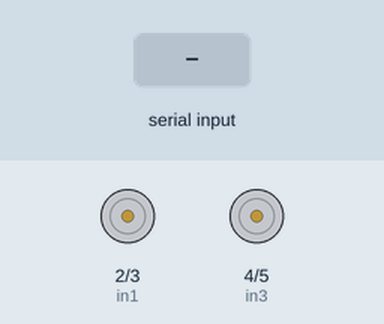
A sketch run on a simulated Arduino Uno, built with avr-gcc and run on an emulated ATmega328P. Parts: motor-driver pin pairs drawn as motors (green arrow = first pin HIGH = forward, orange = second pin HIGH = backward, longer = more drive, scaled by the enable pin). The inputs (shaded band) are chosen by the test bench. What the sketch prints to the serial monitor is not drawn.

Above: at 1.2 s.
1.3 s: "90,45\n" received over Serial
At 2.2 s:
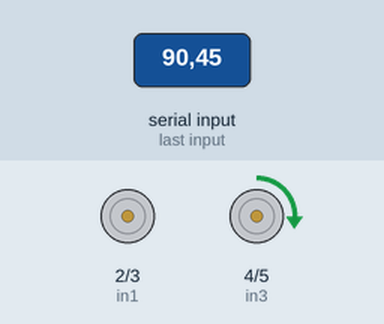
2.8 s: "5\n" received over Serial
At 3.2 s:
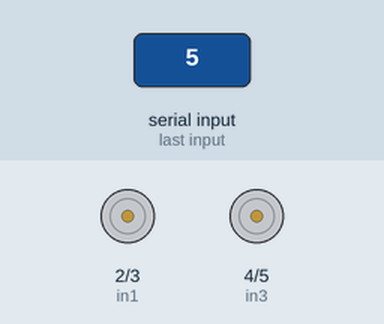
4.3 s: "200\n" received over Serial
5.8 s: "90\n" received over Serial
At 6.7 s:
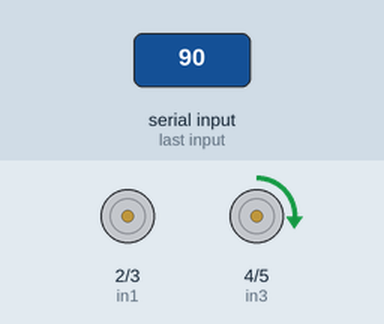
Timing chart, 0 to 8.3 s (numbered marks = the images above; inputs shaded):
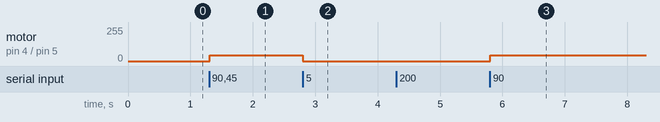

Measured:
- after the input at 1.3 s, motor on pin 4 (in3) / pin 5 (in4): stopped → forward 44/255 at once
- after the input at 2.8 s, motor on pin 4 (in3) / pin 5 (in4): forward 44/255 → stopped at once
- after the input at 5.8 s, motor on pin 4 (in3) / pin 5 (in4): stopped → forward 44/255 at once

The sketch:

read.ino
```cpp
#define enA 10
#define enB 11
#define in1 2
#define in2 3
#define in3 4
#define in4 5
#define trigr 13
#define echor 12
#define trigl A0
#define echol A1

int speed_1 = 0;
int speed_2 = 0;

int dir_1   = 1;
int dir_2   = 1;


void setup()
{
  pinMode(LED_BUILTIN, OUTPUT);
  digitalWrite(LED_BUILTIN, LOW);
  pinMode(in1,OUTPUT);
  pinMode(in2,OUTPUT);
  pinMode(in3,OUTPUT);
  pinMode(in4,OUTPUT);
  pinMode(enA,OUTPUT);
  pinMode(enB,OUTPUT);
  pinMode(trigr,OUTPUT);
  pinMode(trigl,OUTPUT);
  pinMode(echor,INPUT);
  pinMode(echol,INPUT);
  Serial.begin(9600);
}


void loop()
{
  if(Serial.available() > 0)
  {
    String str = Serial.readStringUntil('\n');
    int val = str.toInt();
    int data_1 = val / 100;
    int data_2 = val - ( data_1 * 100 );

    speed_1 = data_1 / 10;
    speed_2 = data_2 / 10;

    dir_1 = data_1 - ( speed_1 * 10 );
    dir_2 = data_2 - ( speed_2 * 10 );

    char a[1];
    a[0] = 'P' ;
    a[1] = '\0';
    Serial.print(a);
  }

  int pwmOutput1 = map(speed_1 * 20, 0, 1023, 0 , 255); // Map the potentiometer value from 0 to 255
  int pwmOutput2 = map(speed_2 * 20, 0, 1023, 0 , 255); // Map the potentiometer value from 0 to 255
  analogWrite(enA, pwmOutput1); // Send PWM signal to L298N Enable pin
  analogWrite(enB, pwmOutput2);


  digitalWrite(in1,  dir_1);
  digitalWrite(in2, !dir_1);
  digitalWrite(in4,  dir_2);
  digitalWrite(in3, !dir_2);


}
/*
#define enA 10
#define enB 11
#define in1 2
#define in2 3
#define in3 4
#define in4 5
#define trigr 13
#define echor 12
#define trigl A0
#define echol A1


void setup()
{
  pinMode(LED_BUILTIN, OUTPUT);
  digitalWrite(LED_BUILTIN, LOW);
  pinMode(in1,OUTPUT);
  pinMode(in2,OUTPUT);
  pinMode(in3,OUTPUT);
  pinMode(in4,OUTPUT);
  pinMode(enA,OUTPUT);
  pinMode(enB,OUTPUT);
  pinMode(trigr,OUTPUT);
  pinMode(trigl,OUTPUT);
  pinMode(echor,INPUT);
  pinMode(echol,INPUT);
  Serial.begin(9600);
  while(!Serial){}
}
////////////

int input = 0;

int data_1= 0;
int data_2= 0;

int potValue_1 = 0;
int potValue_2 = 0;


bool dir_1 = 0;
bool dir_2 = 0;


int pwmOutput1 = 0; // Map the potentiometer value from 0 to 255
int pwmOutput2 = 0; // Map the potentiometer value from 0 to 255

////////////
void loop()
{
  if (Serial.available () > 3)
  {


  //int potValue1 = Serial.readString().toInt();
  //int dir =  potValue1 / 100 ;
  //potValue1 = potValue1 - dir * 100;

  input = Serial.readString().toInt();

  data_1 = input / 100;
  data_2 = input - ( data_1 * 100 );


  potValue_1 = data_1 / 10 ;
  potValue_2 = data_2 / 10 ;


  dir_1 = bool ( data_1 - (potValue_1 * 10) );
  dir_2 = bool ( data_2 - (potValue_2 * 10) );


  pwmOutput1 = map(potValue_1 * 20 , 0, 1023, 0 , 255); // Map the potentiometer value from 0 to 255
  pwmOutput2 = map(potValue_2 * 20 , 0, 1023, 0 , 255); // Map the potentiometer value from 0 to 255
  analogWrite(enA, pwmOutput1); // Send PWM signal to L298N Enable pin
  analogWrite(enB, pwmOutput2);

  digitalWrite(in1,  dir_1);
  digitalWrite(in2, !dir_1);
  digitalWrite(in4,  dir_2);
  digitalWrite(in3, !dir_2);


  //delay(10);

  }


}

*/
```
